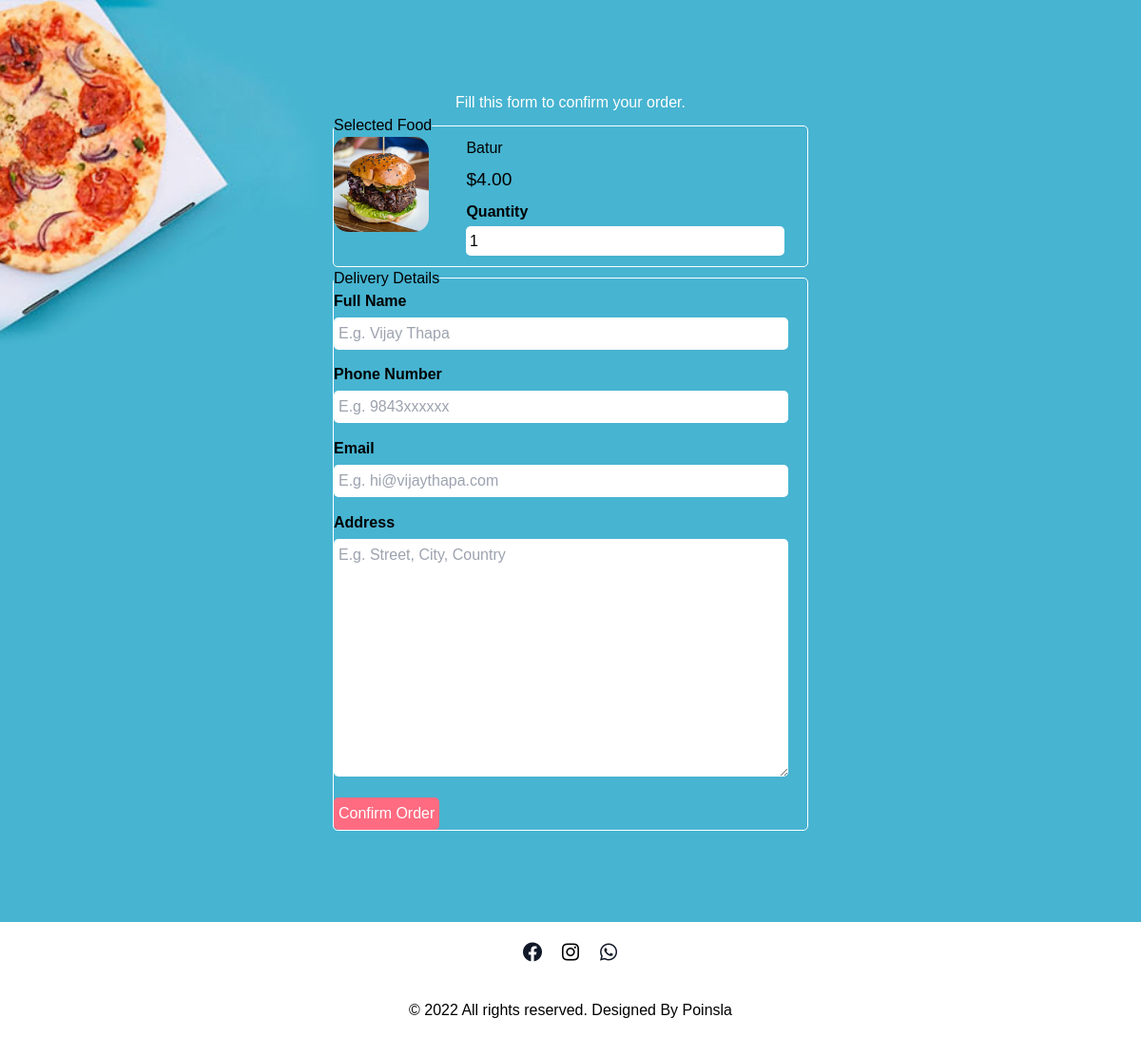
The page /order.php?food_id=4 on the database its author committed.
### tables this page shows
CREATE TABLE `tbl_food` (
  `id` int(10) UNSIGNED NOT NULL,
  `category_id` int(10) UNSIGNED NOT NULL,
  `title` varchar(100) NOT NULL,
  `description` text NOT NULL,
  `price` decimal(10,2) NOT NULL,
  `image_name` varchar(255) NOT NULL,
  `featured` varchar(10) NOT NULL,
  `active` varchar(10) NOT NULL
);

### order.php (the view, shortened to what this page needs)
<?php include('partials-front/header.php'); ?>
<?php
if (isset($_GET['food_id'])) {
    $food_id = $_GET['food_id'];
    $sql = "SELECT * FROM tbl_food WHERE id=$food_id";
    $res = mysqli_query($conn, $sql);
    $count = mysqli_num_rows($res);
    if ($count == 1) {
        $row = mysqli_fetch_assoc($res);
        $title = $row['title'];
        $price = $row['price'];
        $image_name = $row['image_name'];
    } else {
        header('location:' . SITEURL);
    }
} else {
    header('location:' . SITEURL);
}
?>
<section class="food-search">
    <div class="container">
        <h2 class="text-center text-white">Fill this form to confirm your order.</h2>
        <form action="" method="POST" class="order">
            <fieldset>
                <legend>Selected Food</legend>
                <div class="food-menu-img">
                    <?php
                    if ($image_name == "") {
                        echo "<div class='error'>Image not Available.</div>";
                    } else {
                    ?>
                        <img src="<?php echo SITEURL; ?>images/food/<?php echo $image_name; ?>" alt="Chicke Hawain Pizza" class="img-responsive img-curve">
                    <?php
                    }
                    ?>
                </div>
                <div class="food-menu-desc">
                    <h3><?php echo $title; ?></h3>
                    <p class="food-price">$<?php echo $price; ?></p>
                    <div class="order-label">Quantity</div>
                    <input type="number" name="qty" class="input-responsive" value="1" required>
                </div>
            </fieldset>
            <fieldset>
                <legend>Delivery Details</legend>
                <div class="order-label">Full Name</div>
                <input type="text" name="full-name" placeholder="E.g. Vijay Thapa" class="input-responsive" required>
                <div class="order-label">Phone Number</div>
                <input type="tel" name="contact" placeholder="E.g. 9843xxxxxx" class="input-responsive" required>
                <div class="order-label">Email</div>
                <input type="email" name="email" placeholder="E.g. hi@vijaythapa.com" class="input-responsive" required>
                <div class="order-label">Address</div>
                <textarea name="address" rows="10" placeholder="E.g. Street, City, Country" class="input-responsive" required></textarea>
                <input type="submit" name="submit" value="Confirm Order" class="btn btn-primary">
            </fieldset>
        </form>
    </div>
</section>
<?php include('partials-front/footer.php'); ?>

### css/style.css (style rules this page uses)
* { margin: 0 0; padding: 0 0; font-family: Arial, Helvetica, sans-serif; }
.container { width: 80%; margin: 0 auto; padding: 1%; }
.img-responsive { width: 100%; }
.img-curve { border-radius: 15px; }
.text-center { text-align: center; }
.text-white { color: white; }
.btn { padding: 1%; border: none; font-size: 1rem; border-radius: 5px; }
.btn-primary { background-color: #ff6b81; color: white; cursor: pointer; }
h2 { color: #2f3542; font-size: 2rem; margin-bottom: 2%; }
h3 { font-size: 1.5rem; }
fieldset { border: 1px solid white; margin: 5%; padding: 3%; border-radius: 5px; }
.food-search { background-image: url(../images/bg.jpg); background-size: cover; background-repeat: no-repeat; background-position: center; padding: 7% 0; }
.food-menu-img { width: 20%; float: left; }
.food-menu-desc { width: 70%; float: left; margin-left: 8%; }
.food-price { font-size: 1.2rem; margin: 2% 0; }
.order { width: 50%; margin: 0 auto; }
.input-responsive { width: 96%; padding: 1%; margin-bottom: 3%; border: none; border-radius: 5px; font-size: 1rem; }
.order-label { margin-bottom: 1%; font-weight: bold; }

### assets/css/styles.css (style rules this page uses)
*, *::before, *::after { box-sizing: border-box; }
:root { -moz-tab-size: 4; -o-tab-size: 4; tab-size: 4; }
html { line-height: 1.15; -webkit-text-size-adjust: 100%; }
body { margin: 0; }
body { font-family: system-ui, -apple-system, 'Segoe UI', Roboto, Helvetica, Arial, sans-serif, 'Apple Color Emoji', 'Segoe UI Emoji'; }
button, input, optgroup, select, textarea { font-family: inherit; font-size: 100%; line-height: 1.15; margin: 0; }
button, [type='button'], [type='reset'], [type='submit'] { -webkit-appearance: button; }
legend { padding: 0; }
blockquote, dl, dd, h1, h2, h3, h4, h5, h6, hr, figure, p, pre { margin: 0; }
fieldset { margin: 0; padding: 0; }
html { font-family: ui-sans-serif, system-ui, -apple-system, BlinkMacSystemFont, "Segoe UI", Roboto, "Helvetica Neue", Arial, "Noto Sans", sans-serif, "Apple Color Emoji", "Segoe UI Emoji", "Segoe UI Symbol", "Noto Color Emoji"; line-height: 1.5; }
body { font-family: inherit; line-height: inherit; }
img { border-style: solid; }
textarea { resize: vertical; }
input::placeholder, textarea::placeholder { opacity: 1; color: #9ca3af; }
h1, h2, h3, h4, h5, h6 { font-size: inherit; font-weight: inherit; }
button, input, optgroup, select, textarea { padding: 0; line-height: inherit; color: inherit; }
img, svg, video, canvas, audio, iframe, embed, object { display: block; vertical-align: middle; }
img, video { max-width: 100%; height: auto; }
* { --tw-shadow: 0 0 #0000; --tw-ring-inset: var(--tw-empty, ); --tw-ring-offset-width: 0px; --tw-ring-offset-color: #fff; --tw-ring-color: rgba(59, 130, 246, 0.5); --tw-ring-offset-shadow: 0 0 #0000; --tw-ring-shadow: 0 0 #0000; }
.text-center { text-align: center; }
.text-white { --tw-text-opacity: 1; color: rgba(255, 255, 255, var(--tw-text-opacity)); }
.container { width: 100%; }
@media (min-width: 640px) { .container { max-width: 640px; } }
@media (min-width: 768px) { .container { max-width: 768px; } }
@media (min-width: 1024px) { .container { max-width: 1024px; } }

### rows shown on the page
tbl_food: image_name (picture), title "Batur", price "4.00"
